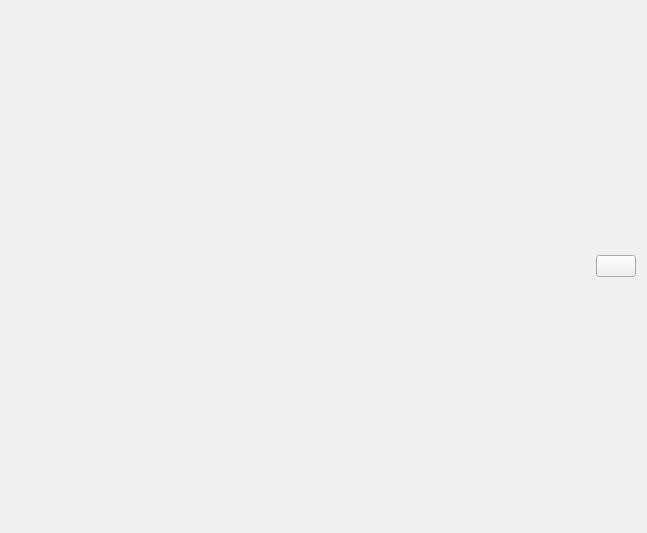
<?xml version="1.0" encoding="UTF-8"?>
<ui version="4.0">
 <class>TabModelVariables_Class</class>
 <widget class="QWidget" name="TabModelVariables_Class">
  <property name="geometry">
   <rect>
    <x>0</x>
    <y>0</y>
    <width>647</width>
    <height>533</height>
   </rect>
  </property>
  <property name="windowTitle">
   <string>Form</string>
  </property>
  <layout class="QGridLayout" name="gridLayout">
   <item row="1" column="0" colspan="2">
    <layout class="QGridLayout" name="mainLayout"/>
   </item>
   <item row="0" column="1">
    <widget class="QPushButton" name="pushActualize">
     <property name="text">
      <string/>
     </property>
     <property name="icon">
      <iconset resource="../Resources/mineit.qrc">
       <normaloff>:/icons/Refresh</normaloff>:/icons/Refresh</iconset>
     </property>
     <property name="iconSize">
      <size>
       <width>25</width>
       <height>25</height>
      </size>
     </property>
    </widget>
   </item>
   <item row="0" column="0">
    <spacer name="horizontalSpacer">
     <property name="orientation">
      <enum>Qt::Horizontal</enum>
     </property>
     <property name="sizeHint" stdset="0">
      <size>
       <width>40</width>
       <height>20</height>
      </size>
     </property>
    </spacer>
   </item>
  </layout>
 </widget>
 <resources>
  <include location="../Resources/mineit.qrc"/>
 </resources>
 <connections/>
</ui>
